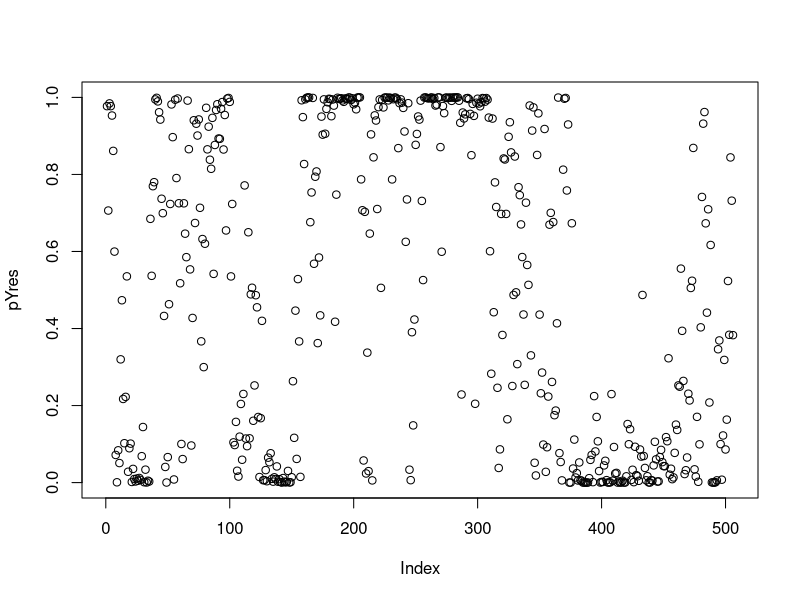
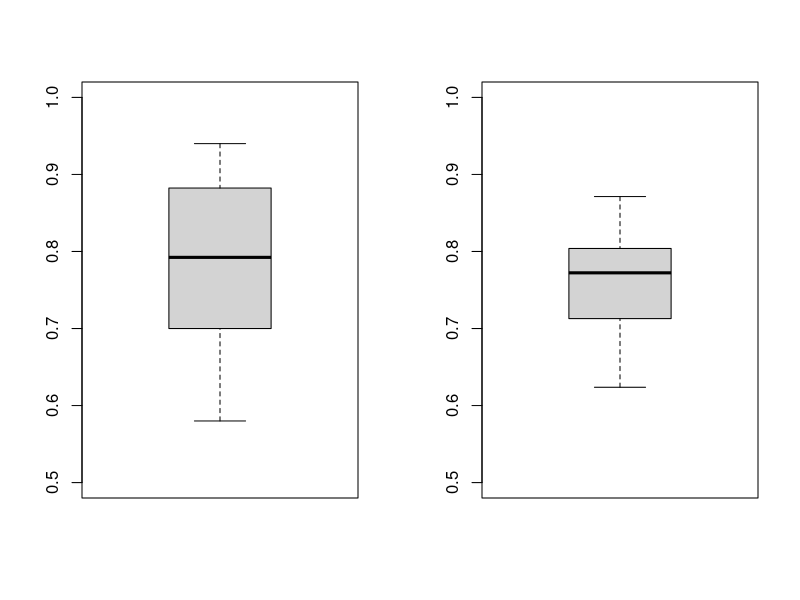
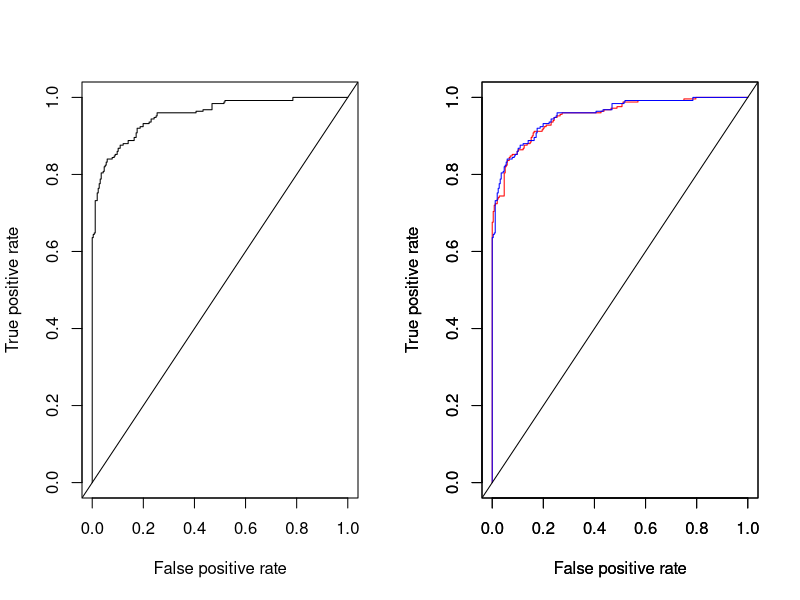
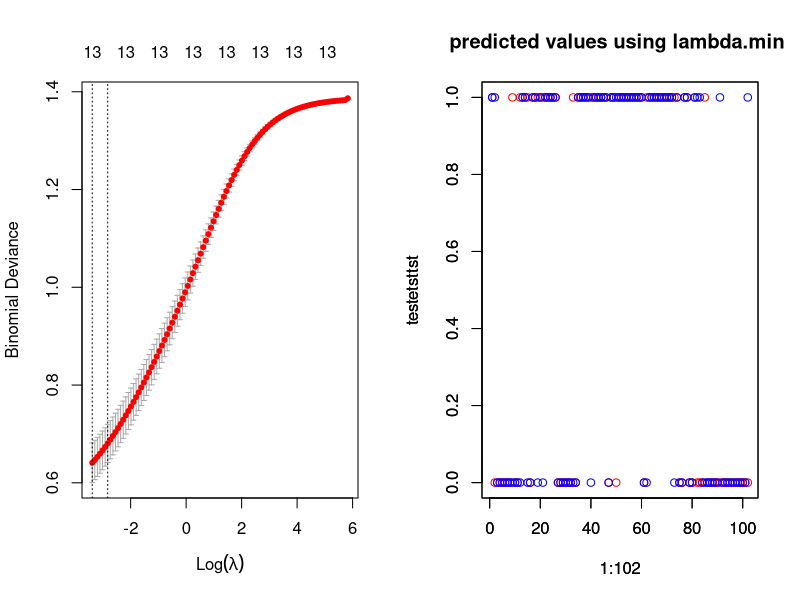
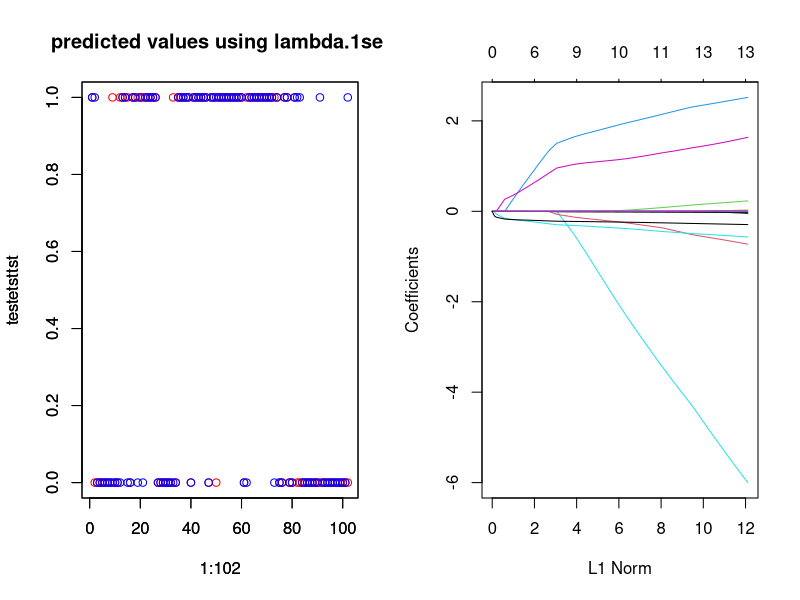
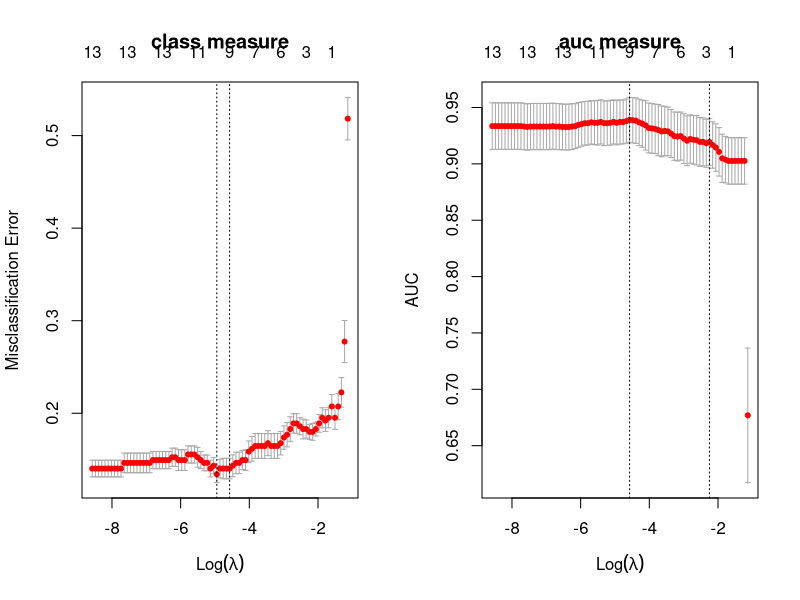
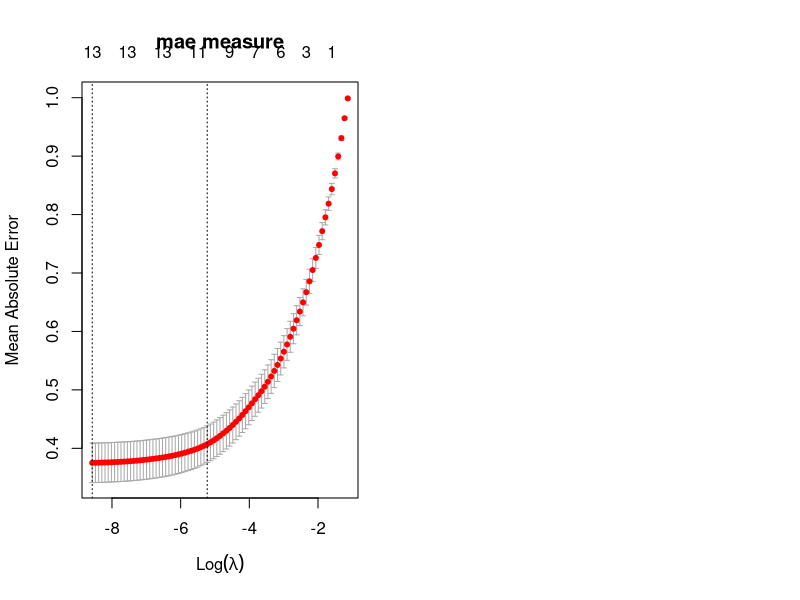

Here is the R script that generated these plots, in order:
## ---- chunk 1
knitr::opts_chunk$set(echo = TRUE)
## ---- chunk 2
set.seed(100)
#First, we get the data and replace medv by the binary variable medvBin
library(mlbench)
data(BostonHousing)
tab = BostonHousing
medvBin = as.factor(as.numeric(tab$medv > median(tab$medv)))
tab = cbind(tab[,1:13],medvBin)
## ---- chunk 3
res = glm(medvBin ~ ., family = binomial, data = tab)
summary(res)
## ---- chunk 4
attributes(res)
res$coefficients
#the most significant coefficient seems to be the one of the nox (highest absolute value)
#the less significant coefficient seems to be the one of the b (lowest absolute value)
## ---- chunk 5
pYres = predict.glm(res, type = "response")
pYlink = predict.glm(res, type= "response")
summary(pYres)
plot(pYres)
## ---- chunk 6
library(MASS)
exp(coef(res)) #odds-ratio
## ---- chunk 7
coeff = tab[,1:13]
Prob = c(1:506)
coeff = cbind(Intercept = 1, coeff)
for (i in 1:506){
  Prob[i] = (exp(t(coef(res))%*%as.numeric(coeff[i,])))/(1+exp(t(coef(res))%*%as.numeric(coeff[i,])))
}
Prob = as.numeric(Prob >= 0.5)
## ---- chunk 8
#compute confusion matrix and False positive/negative rates
confusion = table(Prob,medvBin)
FP.Rate = confusion[2,1]/(confusion[2,1]+confusion[1,1])
FN.Rate = confusion[1,2]/(confusion[1,2]+confusion[2,2])
print(confusion)
cat("False positive rate =", FP.Rate, "\n" )
cat("False negative rate =", FN.Rate, "\n" )
## ---- chunk 9

kfold <- function(k)
{
  performance <- vector(length = k)
  #Create 10 equally size folds
  folds <- cut(seq(1,nrow(tab)),breaks=k,labels=FALSE)

  #Perform 10 fold cross validation
  for(i in 1:k){
    #Split data by fold using the which() function 
    
    testIndexes <- which(folds==i,arr.ind=TRUE)
    testData <- tab[testIndexes,]
    trainData <- tab[-testIndexes,]
    
    #Use the test and train data partitions
    res <- glm(medvBin ~ .,family = binomial,data = trainData)
    testData$medvBin = NULL
    
    xNew <- cbind(1,testData)
    for (j in 1:14){
      xNew[,j] = as.numeric(xNew[,j])
    }
    
    nChap <- 1/(1+exp(- (as.matrix(xNew))%*%as.numeric(res$coefficients)))#erreur ici
    yChap<- as.numeric(nChap>0.5)
    t <- table(yChap,y=tab[testIndexes,]$medvBin)
    if(sum(yChap)/length(yChap) == 1){
      st = t[1,2]
    }
    else if (sum(yChap) == 0){
      st = t[1,1]
    }
    else{
      st = t[1,1] + t[2,2]
    }
    performance[i]<-(st)/nrow(testData)
  }
  boxplot(performance,ylim=c(0.5,1))
}
par(mfrow=c(1,2))
kfold(10)
kfold(5)
## ---- chunk 10
library(ROCR)

prelink <- predict.glm(res,newdata = tab,type = "link")
pre <- prediction(prelink,tab$medvBin)

#threshold varie de 1 à 0
plot(performance(pre,"tpr","fpr"))
abline(0,1)
## ---- chunk 11
#Forward logistic regression
resall = glm(medvBin ~ ., data = tab, family = binomial)
res0 = glm(medvBin ~ 1, data = tab, family = binomial)
resfor = step(res0, list(upper=resall), direction="forward")
## ---- chunk 12
print(resfor)
## ---- chunk 13
#Backward logistic regression
resback = step(res, direction = "backward")
## ---- chunk 14
print(resback)
## ---- chunk 15
#Stepwise logistic regression
resstep = step(res, direction = "both")
## ---- chunk 16
print(resstep)
## ---- chunk 17
formula(resfor)
## ---- chunk 18
prelink = predict.glm(resfor, newdata = tab, type = "link")
pre = prediction(prelink, tab$medvBin)
pre2 = prediction(pYlink, tab$medvBin)
plot(performance(pre,"tpr","fpr"), col = "red")
par(new = TRUE)
plot(performance(pre2,"tpr","fpr"), col = "blue")
abline(0,1)
#The two curves are very similar
## ---- chunk 19
medvBin <- as.numeric(BostonHousing$medv>median(BostonHousing$medv))
BostonHousing$medv <- medvBin

# partitionning 
sub <- sample(nrow(BostonHousing), 0.8 * nrow(BostonHousing))
tabTrain <- BostonHousing[sub,]
tabTest <- BostonHousing[-sub,]
xtrain = data.matrix(tabTrain[,1:13])
ytrain = as.factor(tabTrain$medv)
xtest = data.matrix(tabTest[,1:13])
ytest = as.factor(tabTest$medv)
## ---- chunk 20
library(glmnet)
ridge = glmnet(xtrain,ytrain,alpha=0,family = "binomial")
summary(ridge)
## ---- chunk 21
#10-folds cross-validation with ridge model
cv_ridge = cv.glmnet(xtrain, ytrain, family = "binomial", nfolds = 10, alpha = 0)
plot(cv_ridge)
## ---- chunk 22
lambda.min = cv_ridge$lambda.min
lambda.1se = cv_ridge$lambda.1se
#we get the two models ridge.1se and ridge.min using respectively lambda.1se and lambda.min
ridge.1se = glmnet(xtrain, ytrain, alpha = 0, family = "binomial", lambda = lambda.1se)
ridge.min = glmnet(xtrain, ytrain, alpha = 0, family = "binomial", lambda = lambda.min)
## ---- chunk 23
#we predict the target value of the test dataset using both models
y_pred.1se = predict(ridge.1se, newx = xtest, type = "response")
y_pred.min = predict(ridge.min, newx = xtest, type = "response")
y_pred.1se[y_pred.1se >= 0.5] = 1
y_pred.1se[y_pred.1se != 1] = 0
y_pred.min[y_pred.min >= 0.5] = 1
y_pred.min[y_pred.min != 1] = 0
#we get the confusion matrix for each model
confusion.1se = table(y_pred.1se,ytest)
print(confusion.1se)
FP.Rate.1se = confusion.1se[2,1]/(confusion.1se[2,1]+confusion.1se[1,1])
FN.Rate.1se = confusion.1se[1,2]/(confusion.1se[1,2]+confusion.1se[2,2])
cat("False positive rate =", FP.Rate.1se, "\n" )
cat("False negative rate =", FN.Rate.1se, "\n" )
confusion.min = table(y_pred.min,ytest)
print(confusion.min)
FP.Rate.min = confusion.min[2,1]/(confusion.min[2,1]+confusion.min[1,1])
FN.Rate.min = confusion.min[1,2]/(confusion.min[1,2]+confusion.min[2,2])
cat("False positive rate =", FP.Rate.min, "\n" )
cat("False negative rate =", FN.Rate.min, "\n" )
ytest = as.numeric(ytest)-1
plot(1:102,y_pred.min, col = "red", ylim = c(0,1), ylab = "testetsttst", main = "predicted values using lambda.min ")
par(new = TRUE)
plot(1:102,ytest, col = "blue", ylim = c(0,1), ylab = "testetsttst")
plot(1:102,y_pred.1se, col = "red", ylim = c(0,1), ylab = "testetsttst", main = "predicted values using lambda.1se ")
par(new=TRUE)
plot(1:102,ytest, col = "blue", ylim = c(0,1), ylab = "testetsttst")
## ---- chunk 24
# partitionning 
sub <- sample(nrow(BostonHousing), 0.65 * nrow(BostonHousing))
tabTrain <- BostonHousing[sub,]
tabTest <- BostonHousing[-sub,]

#drop the medv and transforme to matrix
X <- data.matrix(subset(tabTrain,select= -medv))


#Using lasso regression with alpha = 1
glmmod <- glmnet(X,as.factor(tabTrain$medv),alpha = 1,family="binomial")
plot(glmmod)
#We can find the samller L1 norm is , the more coef are equal to 0

#Using lasso regression through 10-fold with type.measure="class"
modLassoC<- cv.glmnet(X,tabTrain$medv,family="binomial",type.measure="class",alpha=1)
plot(modLassoC,main="class measure")
#Using lasso regression through 10-fold with type.measure="auc"
modLassoA<- cv.glmnet(X,tabTrain$medv,family="binomial",type.measure="auc",alpha=1)
plot(modLassoA,main="auc measure")

#Using lasso regression through 10-fold with type.measure="mae"
modLassoM<- cv.glmnet(X,tabTrain$medv,family="binomial",type.measure="mae",alpha=1)
plot(modLassoM,main="mae measure")


lambda.min<-vector(length = 3)
lambda.1se<-vector(length = 3)
newx <- data.matrix(subset(tabTest,select=-medv))
#Predicting with ="modLassoC" and with "s=modLassoC$lambda.min"
preMin<- predict(modLassoC,newx =newx,s=modLassoC$lambda.min,type = "response")
lambda.min[1] <- sum((as.numeric(preMin>0.5)-tabTest$medv)^2)

#Predicting with ="modLassoC" and with "s=modLassoC$lambda.1se"
pre1se<- predict(modLassoC,newx =newx,s=modLassoC$lambda.1se,type = "response")
lambda.1se[1] <- sum((as.numeric(pre1se>0.5)-tabTest$medv)^2)

#Predicting with ="modLassoA" and with "s=modLassoA$lambda.min"
preMin<- predict(modLassoA,newx =newx,s=modLassoA$lambda.min,type = "response")
lambda.min[2] <- sum((as.numeric(preMin>0.5)-tabTest$medv)^2)

#Predicting with ="modLassoA" and with "s=modLassoA$lambda.1se"
pre1se<- predict(modLassoA,newx =newx,s=modLassoA$lambda.1se,type = "response")
lambda.1se[2] <- sum((as.numeric(pre1se>0.5)-tabTest$medv)^2)

#Predicting with ="modLassoM" and with "s=modLassoM$lambda.min"
preMin<- predict(modLassoM,newx =newx,s=modLassoM$lambda.min,type = "response")
lambda.min[3] <- sum((as.numeric(preMin>0.5)-tabTest$medv)^2)

#Predicting with ="modLassoM" and with "s=modLassoM$lambda.1se"
pre1se<- predict(modLassoM,newx =newx,s=modLassoM$lambda.1se,type = "response")
lambda.1se[3] <- sum((as.numeric(pre1se>0.5)-tabTest$medv)^2)


data.frame(lambda.min,lambda.1se,row.names = c("Class wrong times ","Auc wrong times ",
                                               "Mae wrong times "))
# We can find that the performance of Mae methods is quite good. And the performence using
# lambda.min is better than using lambda.1se.
